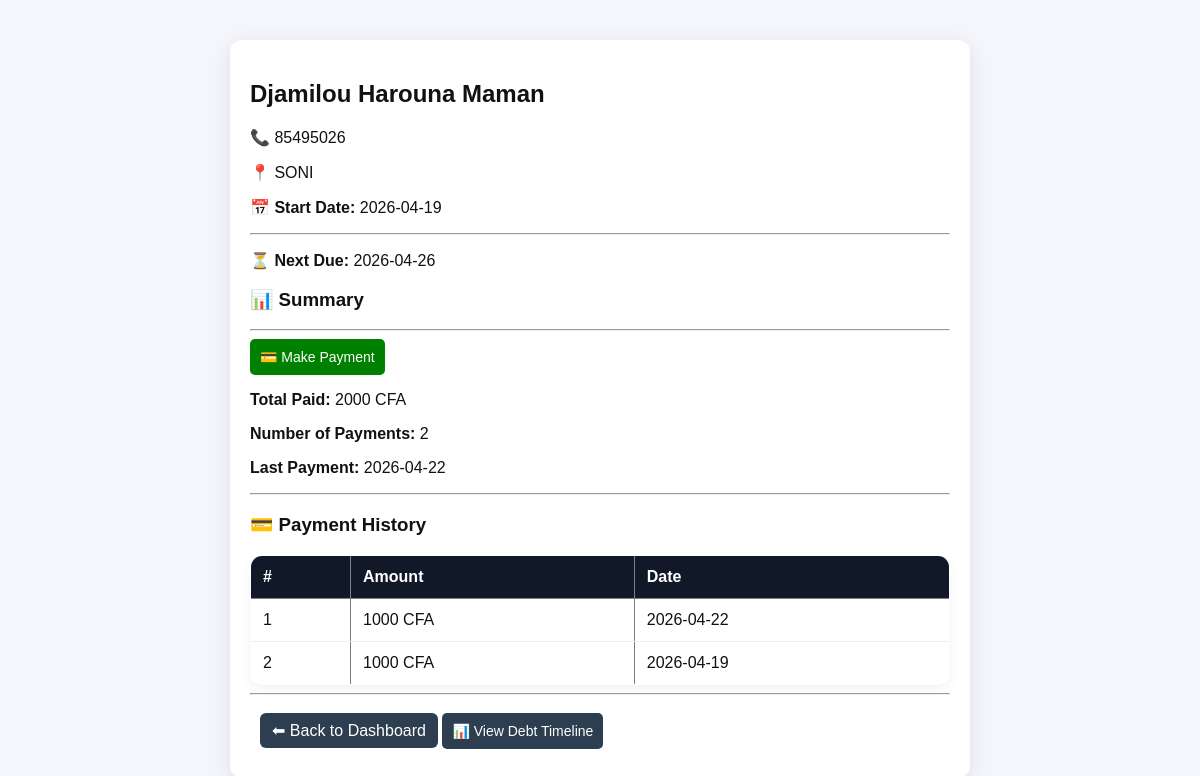
/renter/1 (signed in), run on the app's committed database.
### tables this page shows
CREATE TABLE renters (
            id INTEGER PRIMARY KEY AUTOINCREMENT,
            name TEXT,
            phone TEXT,
            address TEXT,
            barrow TEXT,
            start_date TEXT,
            due_date TEXT,
            paid TEXT,
            last_payment_date TEXT   
        );

CREATE TABLE payments (
            id INTEGER PRIMARY KEY AUTOINCREMENT,
            renter_id INTEGER,
            amount TEXT,
            payment_date TEXT
        );

### app.py (the view)
@app.route("/renter/<int:id>")
def renter_profile(id):
    if "user" not in session:
        return redirect("/login")
    conn = sqlite3.connect("database.db")
    c = conn.cursor()
    c.execute("SELECT * FROM renters WHERE id=?", (id,))
    renter = c.fetchone()
    c.execute("""
        SELECT amount, payment_date
        FROM payments
        WHERE renter_id=?
        ORDER BY payment_date DESC
    """, (id,))
    payments = c.fetchall()
    total_paid = sum([int(p[0]) for p in payments]) if payments else 0
    total_payments = len(payments)
    last_payment = payments[0][1] if payments else None
    conn.close()
    return render_template(
        "renter.html",
        renter=renter,
        payments=payments,
        total_paid=total_paid,
        total_payments=total_payments,
        last_payment=last_payment
    )

### templates/renter.html (shortened to what this page needs)
<!DOCTYPE html>
<html>
<head>
    <link rel="stylesheet" href="/static/style.css">
</head>
<body>
<div class="profile-container">
    <h2>{{ renter[1] }}</h2>
    <p>📞 {{ renter[2] }}</p>
    <p>📍 {{ renter[3] }}</p>
    <p><strong>📅 Start Date:</strong> {{ renter[5] }}</p>
    <hr>
    <p><strong>⏳ Next Due:</strong> {{ renter[6] }}</p>
    <h3>📊 Summary</h3>
    <hr>
    <a href="/pay/{{ renter[0] }}">
        <button style="padding:10px; background:green; color:white; border:none; border-radius:5px;">
            💳 Make Payment
        </button>
    </a>
    <p><strong>Total Paid:</strong> {{ total_paid }} CFA</p>
    <p><strong>Number of Payments:</strong> {{ total_payments }}</p>
    <p><strong>Last Payment:</strong>
        {% if last_payment %}
            {{ last_payment }}
        {% else %}
            None
        {% endif %}
    </p>
    <hr>
    <h3>💳 Payment History</h3>
    {% if payments and payments|length > 0 %}
    <table border="1" cellpadding="8" cellspacing="0">
        <tr>
            <th>#</th>
            <th>Amount</th>
            <th>Date</th>
        </tr>
        {% for p in payments %}
        <tr>
            <td>{{ loop.index }}</td>
            <td>{{ p[0] }} CFA</td>
            <td>{{ p[1] }}</td>
        </tr>
        {% endfor %}
    </table>
    {% else %}
    <p style="color:red; font-weight:bold;">No payment history found</p>
    {% endif %}
    <hr>
    <a href="/dashboard" style="display:inline-block; margin-bottom:10px;  margin-left:10px;
    background:#2c3e50; color:white; padding:8px 12px;
    border-radius:6px; text-decoration:none;">
        ⬅ Back to Dashboard
    </a>
    <a href="/renter-timeline/{{ renter[0] }}">
        <button style="margin-top:10px; padding:10px; background:#2c3e50; color:white; border:none; border-radius:5px;">
            📊 View Debt Timeline
        </button>
    </a>
</div>
</body>
</html>

### static/style.css (style rules this page uses)
body { margin: 0; font-family: Arial, sans-serif; background: #f4f6fb; color: #111; }
.profile-container { max-width: 700px; margin: 40px auto; padding: 20px; background: white; border-radius: 12px; box-shadow: 0 5px 20px rgba(0,0,0,0.1); }
button, .btn { background: #2563eb; color: white; padding: 8px 14px; border-radius: 10px; border: none; text-decoration: none; display: inline-block; transition: all 0.2s ease; cursor: pointer; font-size: 14px; }
table { width: 100%; border-collapse: collapse; background: white; border-radius: 12px; overflow: hidden; box-shadow: 0 4px 12px rgba(0,0,0,0.05); }
th { background: #111827; color: white; padding: 12px; text-align: left; }
td { padding: 12px; border-bottom: 1px solid #eee; }
body { animation: fadeIn 0.4s ease-in-out; }

### data on the page
renters: name "Djamilou Harouna Maman", phone "85495026", address "SONI", start_date "2026-04-19", due_date "2026-04-26"
payments: payment_date "2026-04-22", amount "1000"
payments: amount "1000", payment_date "2026-04-19"

### other printed values
{{ total_paid }} "2000"
{{ total_payments }} "2"
